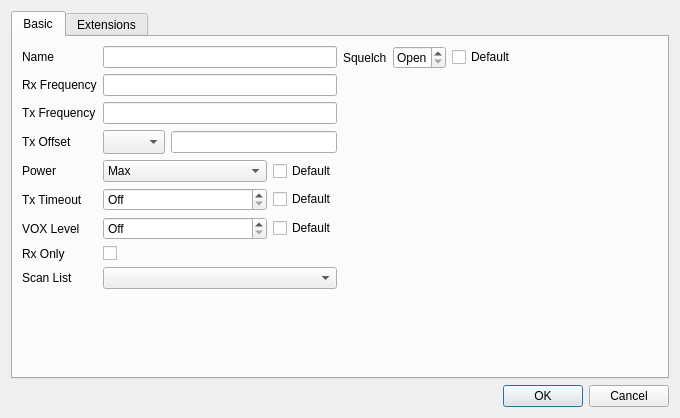
<?xml version="1.0" encoding="UTF-8"?>
<ui version="4.0">
 <class>AMChannelDialog</class>
 <widget class="QDialog" name="AMChannelDialog">
  <property name="geometry">
   <rect>
    <x>0</x>
    <y>0</y>
    <width>680</width>
    <height>418</height>
   </rect>
  </property>
  <property name="windowTitle">
   <string>Edit AM Channel</string>
  </property>
  <layout class="QVBoxLayout" name="verticalLayout">
   <item>
    <widget class="QTabWidget" name="tabWidget">
     <property name="currentIndex">
      <number>0</number>
     </property>
     <widget class="QWidget" name="basicTab">
      <attribute name="title">
       <string>Basic</string>
      </attribute>
      <layout class="QHBoxLayout" name="horizontalLayout_11">
       <item>
        <layout class="QFormLayout" name="formLayout_3">
         <item row="0" column="0">
          <widget class="QLabel" name="nameLabel">
           <property name="text">
            <string>Name</string>
           </property>
          </widget>
         </item>
         <item row="0" column="1">
          <widget class="QLineEdit" name="channelName">
           <property name="minimumSize">
            <size>
             <width>200</width>
             <height>0</height>
            </size>
           </property>
          </widget>
         </item>
         <item row="1" column="0">
          <widget class="QLabel" name="rxFrequencyLabel">
           <property name="text">
            <string>Rx Frequency</string>
           </property>
          </widget>
         </item>
         <item row="1" column="1">
          <widget class="QLineEdit" name="rxFrequency"/>
         </item>
         <item row="2" column="0">
          <widget class="QLabel" name="txFrequencyLabel">
           <property name="text">
            <string>Tx Frequency</string>
           </property>
          </widget>
         </item>
         <item row="2" column="1">
          <widget class="QLineEdit" name="txFrequency"/>
         </item>
         <item row="3" column="0">
          <widget class="QLabel" name="offsetLabel">
           <property name="text">
            <string>Tx Offset</string>
           </property>
          </widget>
         </item>
         <item row="3" column="1">
          <layout class="QHBoxLayout" name="horizontalLayout_3">
           <item>
            <widget class="QComboBox" name="offsetComboBox">
             <property name="sizePolicy">
              <sizepolicy hsizetype="Minimum" vsizetype="Fixed">
               <horstretch>0</horstretch>
               <verstretch>0</verstretch>
              </sizepolicy>
             </property>
             <property name="minimumSize">
              <size>
               <width>62</width>
               <height>0</height>
              </size>
             </property>
             <property name="maximumSize">
              <size>
               <width>62</width>
               <height>16777215</height>
              </size>
             </property>
             <property name="currentText">
              <string notr="true"/>
             </property>
             <property name="currentIndex">
              <number>-1</number>
             </property>
             <property name="sizeAdjustPolicy">
              <enum>QComboBox::SizeAdjustPolicy::AdjustToMinimumContentsLengthWithIcon</enum>
             </property>
             <property name="placeholderText">
              <string notr="true"/>
             </property>
            </widget>
           </item>
           <item>
            <widget class="QLineEdit" name="offsetLineEdit">
             <property name="enabled">
              <bool>true</bool>
             </property>
            </widget>
           </item>
          </layout>
         </item>
         <item row="4" column="0">
          <widget class="QLabel" name="powerLabel">
           <property name="text">
            <string>Power</string>
           </property>
          </widget>
         </item>
         <item row="4" column="1">
          <layout class="QHBoxLayout" name="horizontalLayout_8">
           <item>
            <widget class="QComboBox" name="powerValue">
             <property name="sizePolicy">
              <sizepolicy hsizetype="MinimumExpanding" vsizetype="Fixed">
               <horstretch>0</horstretch>
               <verstretch>0</verstretch>
              </sizepolicy>
             </property>
             <item>
              <property name="text">
               <string>Max</string>
              </property>
             </item>
             <item>
              <property name="text">
               <string>High</string>
              </property>
             </item>
             <item>
              <property name="text">
               <string>Mid</string>
              </property>
             </item>
             <item>
              <property name="text">
               <string>Low</string>
              </property>
             </item>
             <item>
              <property name="text">
               <string>Min</string>
              </property>
             </item>
            </widget>
           </item>
           <item>
            <widget class="QCheckBox" name="powerDefault">
             <property name="text">
              <string>Default</string>
             </property>
            </widget>
           </item>
          </layout>
         </item>
         <item row="5" column="0">
          <widget class="QLabel" name="txTimeoutLabel">
           <property name="text">
            <string>Tx Timeout</string>
           </property>
          </widget>
         </item>
         <item row="5" column="1">
          <layout class="QHBoxLayout" name="horizontalLayout_7">
           <item>
            <widget class="QSpinBox" name="totValue">
             <property name="sizePolicy">
              <sizepolicy hsizetype="MinimumExpanding" vsizetype="Fixed">
               <horstretch>0</horstretch>
               <verstretch>0</verstretch>
              </sizepolicy>
             </property>
             <property name="specialValueText">
              <string>Off</string>
             </property>
             <property name="suffix">
              <string notr="true" extracomment="Transmit time out (TOT) in seconds. A value of 0 means disabled."> s</string>
             </property>
             <property name="maximum">
              <number>9999</number>
             </property>
            </widget>
           </item>
           <item>
            <widget class="QCheckBox" name="totDefault">
             <property name="text">
              <string>Default</string>
             </property>
            </widget>
           </item>
          </layout>
         </item>
         <item row="6" column="0">
          <widget class="QLabel" name="vOXLevelLabel">
           <property name="text">
            <string>VOX Level</string>
           </property>
          </widget>
         </item>
         <item row="6" column="1">
          <layout class="QHBoxLayout" name="horizontalLayout_10">
           <item>
            <widget class="QSpinBox" name="voxValue">
             <property name="sizePolicy">
              <sizepolicy hsizetype="MinimumExpanding" vsizetype="Fixed">
               <horstretch>0</horstretch>
               <verstretch>0</verstretch>
              </sizepolicy>
             </property>
             <property name="specialValueText">
              <string>Off</string>
             </property>
             <property name="maximum">
              <number>10</number>
             </property>
            </widget>
           </item>
           <item>
            <widget class="QCheckBox" name="voxDefault">
             <property name="text">
              <string>Default</string>
             </property>
            </widget>
           </item>
          </layout>
         </item>
         <item row="7" column="0">
          <widget class="QLabel" name="rxOnlyLabel">
           <property name="text">
            <string>Rx Only</string>
           </property>
          </widget>
         </item>
         <item row="7" column="1">
          <widget class="QCheckBox" name="rxOnly"/>
         </item>
         <item row="8" column="0">
          <widget class="QLabel" name="scanListLabel">
           <property name="text">
            <string>Scan List</string>
           </property>
          </widget>
         </item>
         <item row="8" column="1">
          <widget class="QComboBox" name="scanList">
           <property name="sizePolicy">
            <sizepolicy hsizetype="MinimumExpanding" vsizetype="Fixed">
             <horstretch>0</horstretch>
             <verstretch>0</verstretch>
            </sizepolicy>
           </property>
          </widget>
         </item>
        </layout>
       </item>
       <item>
        <layout class="QFormLayout" name="formLayout_4">
         <property name="sizeConstraint">
          <enum>QLayout::SizeConstraint::SetDefaultConstraint</enum>
         </property>
         <property name="fieldGrowthPolicy">
          <enum>QFormLayout::FieldGrowthPolicy::FieldsStayAtSizeHint</enum>
         </property>
         <item row="0" column="0">
          <widget class="QLabel" name="squelchLabel">
           <property name="text">
            <string>Squelch</string>
           </property>
          </widget>
         </item>
         <item row="0" column="1">
          <layout class="QHBoxLayout" name="horizontalLayout_9">
           <item>
            <widget class="QSpinBox" name="squelchValue">
             <property name="sizePolicy">
              <sizepolicy hsizetype="MinimumExpanding" vsizetype="Fixed">
               <horstretch>0</horstretch>
               <verstretch>0</verstretch>
              </sizepolicy>
             </property>
             <property name="specialValueText">
              <string>Open</string>
             </property>
             <property name="maximum">
              <number>10</number>
             </property>
            </widget>
           </item>
           <item>
            <widget class="QCheckBox" name="squelchDefault">
             <property name="text">
              <string>Default</string>
             </property>
            </widget>
           </item>
          </layout>
         </item>
        </layout>
       </item>
      </layout>
     </widget>
     <widget class="QWidget" name="extensionTab">
      <attribute name="title">
       <string>Extensions</string>
      </attribute>
      <layout class="QHBoxLayout" name="horizontalLayout">
       <item>
        <widget class="ExtensionView" name="extensionView" native="true"/>
       </item>
      </layout>
     </widget>
    </widget>
   </item>
   <item>
    <widget class="QDialogButtonBox" name="buttonBox">
     <property name="orientation">
      <enum>Qt::Orientation::Horizontal</enum>
     </property>
     <property name="standardButtons">
      <set>QDialogButtonBox::StandardButton::Cancel|QDialogButtonBox::StandardButton::Ok</set>
     </property>
    </widget>
   </item>
  </layout>
 </widget>
 <customwidgets>
  <customwidget>
   <class>ExtensionView</class>
   <extends>QWidget</extends>
   <header>extensionview.hh</header>
   <container>1</container>
  </customwidget>
 </customwidgets>
 <resources/>
 <connections>
  <connection>
   <sender>buttonBox</sender>
   <signal>accepted()</signal>
   <receiver>AMChannelDialog</receiver>
   <slot>accept()</slot>
   <hints>
    <hint type="sourcelabel">
     <x>248</x>
     <y>254</y>
    </hint>
    <hint type="destinationlabel">
     <x>157</x>
     <y>274</y>
    </hint>
   </hints>
  </connection>
  <connection>
   <sender>buttonBox</sender>
   <signal>rejected()</signal>
   <receiver>AMChannelDialog</receiver>
   <slot>reject()</slot>
   <hints>
    <hint type="sourcelabel">
     <x>316</x>
     <y>260</y>
    </hint>
    <hint type="destinationlabel">
     <x>286</x>
     <y>274</y>
    </hint>
   </hints>
  </connection>
 </connections>
</ui>
